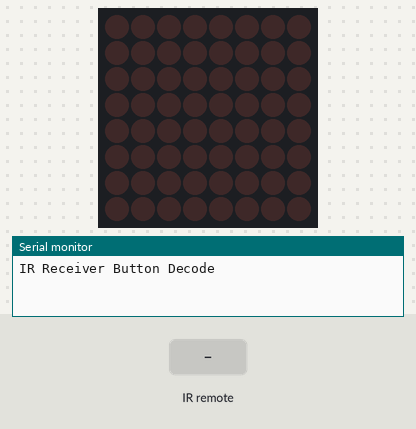
A sketch run on a simulated Arduino Uno, built with avr-gcc and run on an emulated ATmega328P. Shown: 8×8 LED matrix, the last lines printed to the serial monitor. Inputs (shaded band) come from the test bench.

Above: at 1.2 s.
1.3 s: infrared code 0xFF6897 received
At 1.6 s:
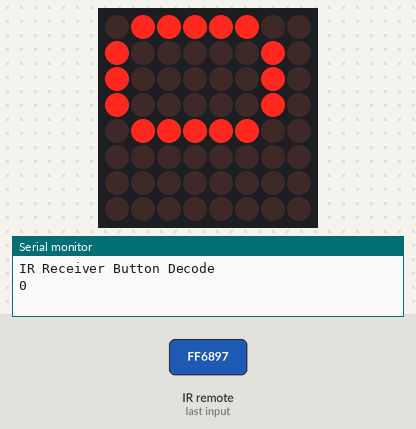
2.8 s: infrared code 0xFF30CF received
At 3.9 s:
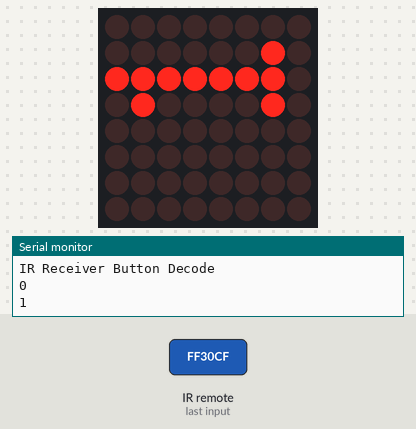
4.3 s: infrared code 0xFF18E7 received
At 5.0 s:
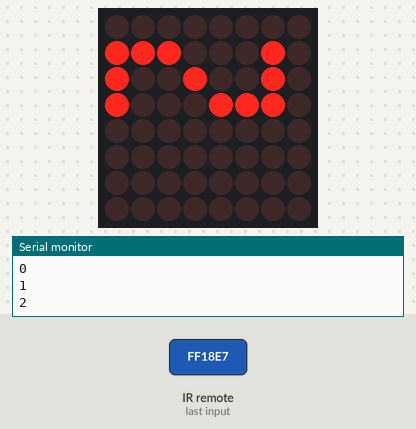
5.8 s: infrared code 0xFF7A85 received
At 6.2 s:
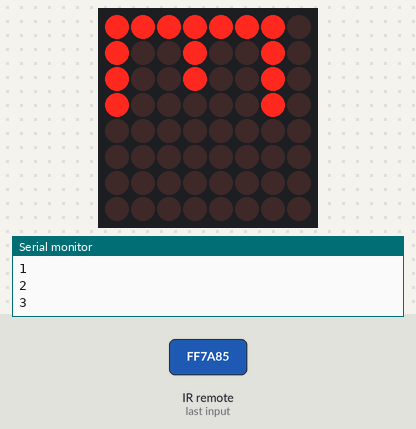
7.3 s: infrared code 0xFF10EF received
At 8.5 s:
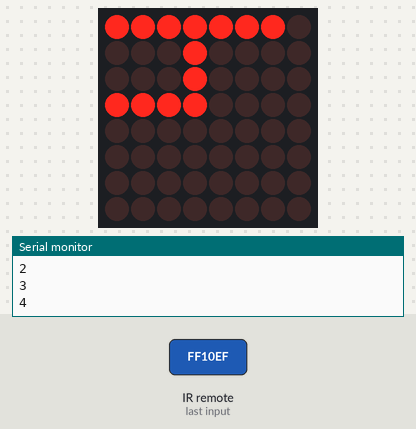
8.8 s: infrared code 0xFF38C7 received
At 9.7 s:
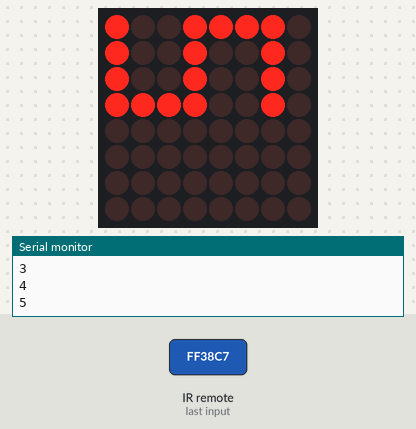
Timing chart, 0 to 11.3 s (numbered marks = the images above; inputs shaded):
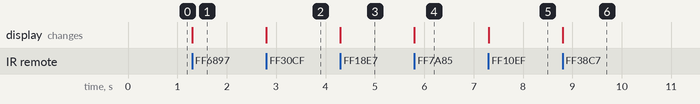

Measured:
- after the input at 1.3 s, the display: changes at once (image 1)
- after the input at 2.8 s, the display: changes at once (image 2)
- after the input at 4.3 s, the display: changes at once (image 3)
- after the input at 5.8 s, the display: changes at once (image 4)
- after the input at 7.3 s, the display: changes at once (image 5)
- after the input at 8.8 s, the display: changes at once (image 6)

The sketch:

project.ino
```cpp
//www.elegoo.com
//2016.12.9

#include "IRremote.h"
#include "LedControl.h"

int receiver = 11; // Signal Pin of IR receiver to Arduino Digital Pin 11
LedControl lc=LedControl(12,10,9,1);

/*-----( Declare objects )-----*/
IRrecv irrecv(receiver);     // create instance of 'irrecv'
decode_results results;      // create instance of 'decode_results'

unsigned long delaytime1=500;
unsigned long delaytime2=50;


/*-----( Function )-----*/
void translateIR() // takes action based on IR code received

// describing Remote IR codes


{
  byte i0[7]={B01111100,B10000010,B10000010,B10000010,B01111100};
  byte i1[5]={B00000000,B00000010,B11111110,B01000010,B00000000};
  byte i2[5]={B00000000,B11100010,B10010010,B10001110,B00000000};
  byte i3[5]={B11111110,B10010010,B10010010,B10000010,B00000000};
  byte i4[5]={B11111110,B00010000,B00010000,B11110000,B00000000};
  byte i5[5]={B10011110,B10010010,B10010010,B11110010,B00000000};
  byte i6[5]={B10011110,B10010010,B10010010,B11111110,B00000000};
  byte i7[5]={B11100000,B10010000,B10001000,B10000110,B00000000};
  byte i8[5]={B11111110,B10010010,B10010010,B11111110,B00000000};
  byte i9[5]={B11111110,B10010010,B10010010,B11110000,B00000000};


  switch(results.value)

  {

  case 0xFF6897:
  {
    Serial.println("0");
    lc.setRow(0,0,i0[0]);
    lc.setRow(0,1,i0[1]);
    lc.setRow(0,2,i0[2]);
    lc.setRow(0,3,i0[3]);
    lc.setRow(0,4,i0[4]);

   break;
  }
  case 0xFF30CF:{
    Serial.println("1");
    lc.setRow(0,0,i1[0]);
    lc.setRow(0,1,i1[1]);
    lc.setRow(0,2,i1[2]);
    lc.setRow(0,3,i1[3]);
    lc.setRow(0,4,i1[4]);


    break;
  }
  case 0xFF18E7:{
    Serial.println("2");
    lc.setRow(0,0,i2[0]);
    lc.setRow(0,1,i2[1]);
    lc.setRow(0,2,i2[2]);
    lc.setRow(0,3,i2[3]);
    lc.setRow(0,4,i2[4]);

    break;
  }
  case 0xFF7A85:{
    Serial.println("3");
    lc.setRow(0,0,i3[0]);
    lc.setRow(0,1,i3[1]);
    lc.setRow(0,2,i3[2]);
    lc.setRow(0,3,i3[3]);
    lc.setRow(0,4,i3[4]);

    break;
  }
  case 0xFF10EF:{
    Serial.println("4");
    lc.setRow(0,0,i4[0]);
    lc.setRow(0,1,i4[1]);
    lc.setRow(0,2,i4[2]);
    lc.setRow(0,3,i4[3]);
    lc.setRow(0,4,i4[4]);
    break;
  }
  case 0xFF38C7:{
    Serial.println("5");
    lc.setRow(0,0,i5[0]);
    lc.setRow(0,1,i5[1]);
    lc.setRow(0,2,i5[2]);
    lc.setRow(0,3,i5[3]);
    lc.setRow(0,4,i5[4]);


    break;
  }
  case 0xFF5AA5:{
    Serial.println("6");
    lc.setRow(0,0,i6[0]);
    lc.setRow(0,1,i6[1]);
    lc.setRow(0,2,i6[2]);
    lc.setRow(0,3,i6[3]);
    lc.setRow(0,4,i6[4]);

    break;
  }
  case 0xFF42BD:{
    Serial.println("7");
    lc.setRow(0,0,i7[0]);
    lc.setRow(0,1,i7[1]);
    lc.setRow(0,2,i7[2]);
    lc.setRow(0,3,i7[3]);
    lc.setRow(0,4,i7[4]);

    break;
  }
  case 0xFF4AB5:{
    Serial.println("8");
    lc.setRow(0,0,i8[0]);
    lc.setRow(0,1,i8[1]);
    lc.setRow(0,2,i8[2]);
    lc.setRow(0,3,i8[3]);
    lc.setRow(0,4,i8[4]);

    break;
  }
  case 0xFF52AD: {
    Serial.println("9");
    lc.setRow(0,0,i9[0]);
    lc.setRow(0,1,i9[1]);
    lc.setRow(0,2,i9[2]);
    lc.setRow(0,3,i9[3]);
    lc.setRow(0,4,i9[4]);

  break;}


  //default:
    //Serial.println(" other button   ");

  }// End Case

  delay(500); // Do not get immediate repeat


} //END translateIR


void setup()   /*----( SETUP: RUNS ONCE )----*/
{
  Serial.begin(9600);
  Serial.println("IR Receiver Button Decode");
  irrecv.enableIRIn(); // Start the receiver

    /*
   The MAX72XX is in power-saving mode on startup,
   we have to do a wakeup call
   */
  lc.shutdown(0,false);
  /* Set the brightness to a medium values */
  lc.setIntensity(0,8);
  /* and clear the display */
  lc.clearDisplay(0);

}/*--(end setup )---*/


void loop()   /*----( LOOP: RUNS CONSTANTLY )----*/
{// writeArduinoOnMatrix();
  if (irrecv.decode(&results)) // have we received an IR signal?

  {
    translateIR();
    irrecv.resume(); // receive the next value
  }
}/* --(end main loop )-- */
```
